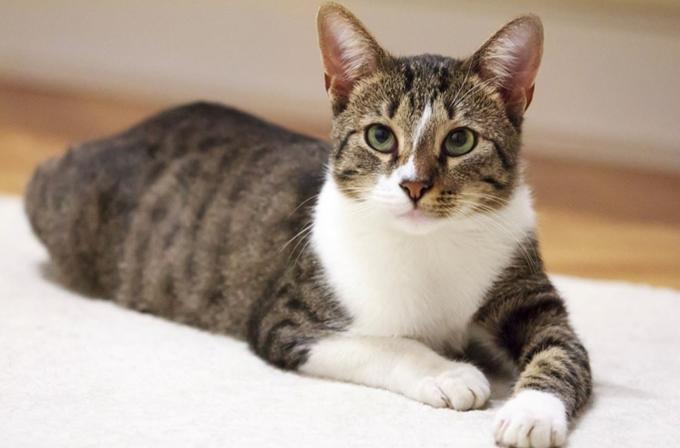
#> input picture AI/04.DeepLearning/OpenCV/images/cat.jpg, 680 x 448 px
$ python 10_pyrUp_3.py
#> lines starting #> are read from the running program, lines starting #| are printed output that depends on the picture
import cv2
import numpy as np
import matplotlib.pyplot as plt

def img_show(title='image', img=None, figsize=(8,5)):
    plt.figure(figsize=figsize)

    # 출력할 이미지가 리스트일때
    if type(img) == list:
        if type(title) == list:
            titles = title
        else:
            titles = []

            for i in range(len(img)):
                titles.append(title)

        for i in range(len(img)):
            if len(img[i].shape) <= 2:
                rgbImg = cv2.cvtColor(img[i], cv2.COLOR_GRAY2RGB)
            else:
                rgbImg = cv2.cvtColor(img[i], cv2.COLOR_BGR2RGB)

            # 보여지는 구조 변경
            plt.subplot(1, len(img), i + 1), plt.imshow(rgbImg)
            # plt.subplot(len(img), 1, i + 1), plt.imshow(rgbImg)
            plt.title(titles[i])
            plt.xticks([]), plt.yticks([])

        plt.show()

    # 출력할 이미지가 리스트가 아닐때
    else:
        if len(img.shape) < 3:  # 이미지가 흑백일때 처리
            rgbImg = cv2.cvtColor(img, cv2.COLOR_GRAY2RGB)
        else:
            rgbImg = cv2.cvtColor(img, cv2.COLOR_BGR2RGB)   # matplotlib은 rgb로 색상을 처리하기때문에 변환이 필요하다.

        plt.imshow(rgbImg)
        plt.title(title)
        plt.xticks([]), plt.yticks([])
        plt.show()

img = cv2.imread("../images/cat.jpg")
#> img is the input picture: shape (448, 680, 3); mean B, G, R 143.6, 157.3, 172.9
smaller = cv2.pyrDown(img)      # 축소
bigger = cv2.pyrUp(smaller)     # 축소 이미지를 확대
laplacian = cv2.subtract(img, bigger)
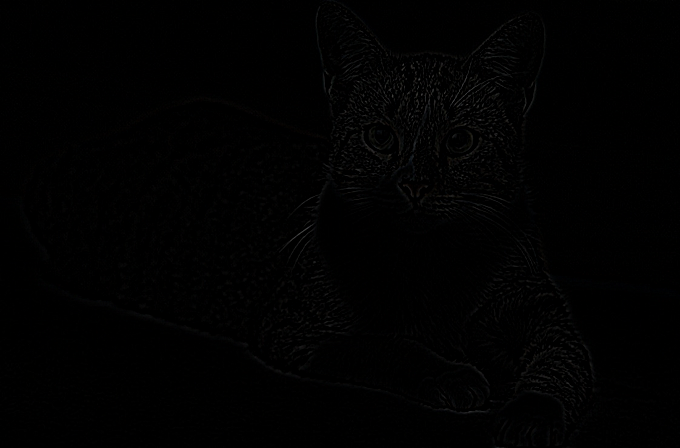
#> laplacian: shape (448, 680, 3); mean B, G, R 1.3, 1.3, 1.3
restored = bigger + laplacian   # 축소 후 확대한 이미지에 laplacian 저장시 원본이미지로 복원
merged = np.hstack((img, laplacian, bigger, restored))
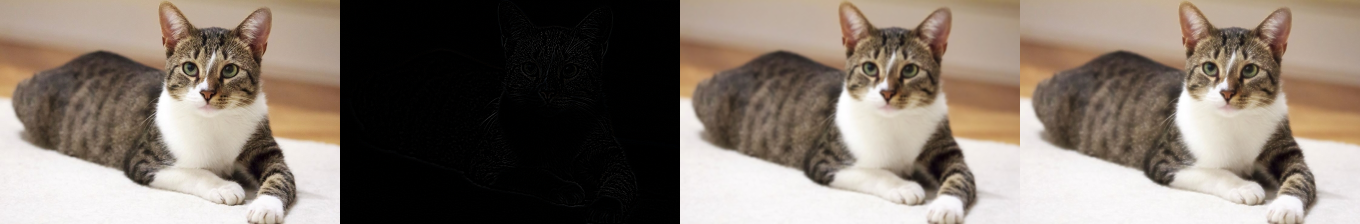
#> merged: shape (448, 2720, 3) (shown at 1/2 size); mean B, G, R 108.4, 118.6, 130.4
# cv2.imshow("Laplacian Pyramid", merged)
cv2.imshow('img', img)
cv2.imshow('smaller', smaller)
cv2.imshow('bigger', bigger)
cv2.imshow('laplacian', laplacian)
cv2.imshow('restored', restored)
# img_show("Laplacian Pyramid", merged, (16, 4))

cv2.waitKey(0)
cv2.destroyAllWindows()

$ run again, with AI/04.DeepLearning/OpenCV/images/beach.jpg copied over AI/04.DeepLearning/OpenCV/images/cat.jpg
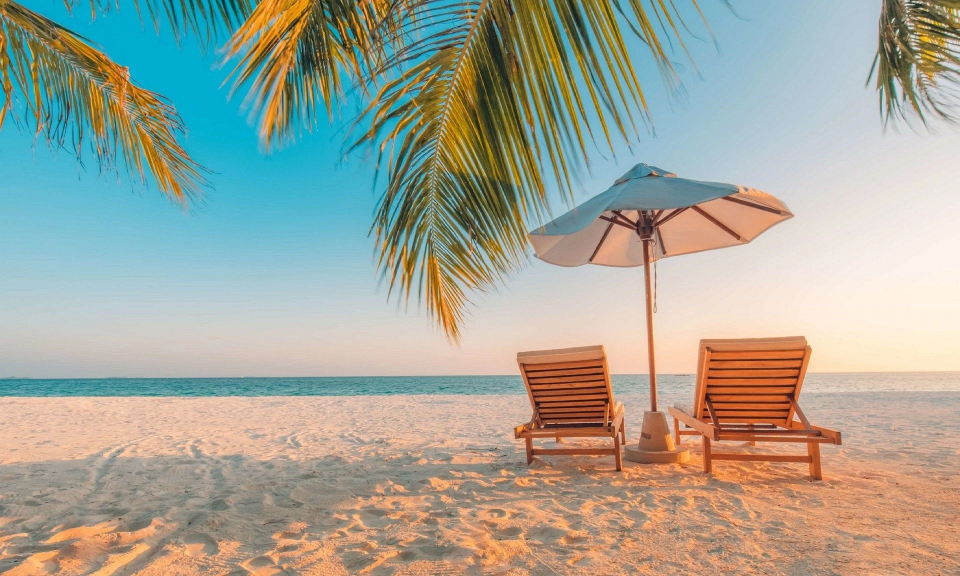
#> input picture AI/04.DeepLearning/OpenCV/images/beach.jpg, 1920 x 1152 px (shown at 1/2 size)
#> img is the input picture: shape (1152, 1920, 3); mean B, G, R 152.1, 165, 162.8
#> `smaller = cv2.pyrDown(img)`:
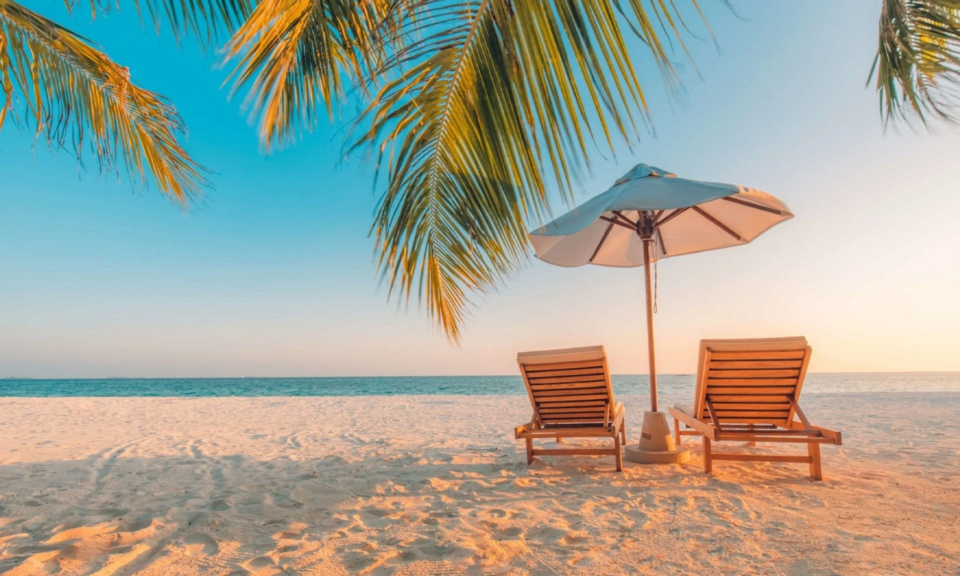
#> smaller: shape (576, 960, 3); mean B, G, R 152.1, 165, 162.8
#> `merged = np.hstack((img, laplacian, bigger, restored))`:
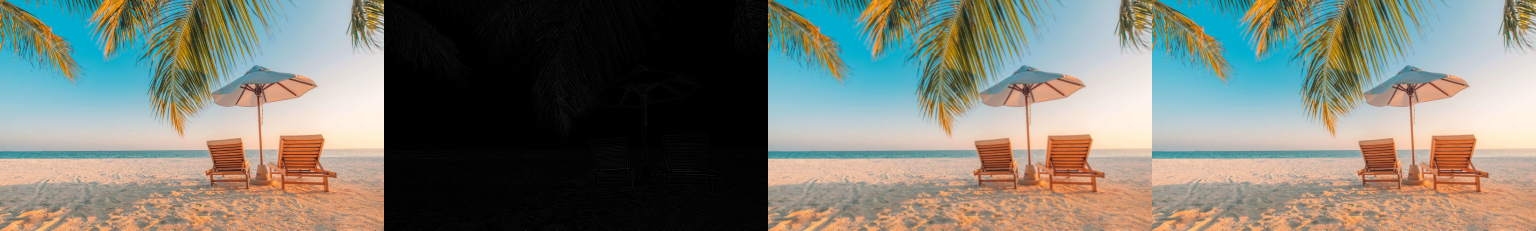
#> merged: shape (1152, 7680, 3) (shown at 1/5 size); mean B, G, R 115.4, 125.1, 123.5
